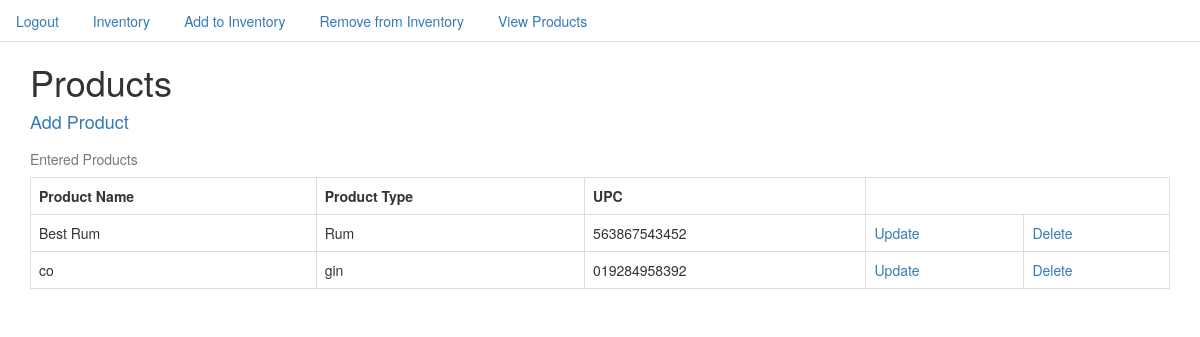
/product/ (signed in), run on the app's committed database.
### inventory/models.py (models this page shows, shortened)
class Product(models.Model):
    product_name = models.CharField(max_length=50)
    product_type = models.CharField(max_length=50)
    UPC = models.CharField(max_length=20)
    bottle_size = models.IntegerField()

### inventory/views.py (the view)
# urls.py: url(r'^product/$', ProductListView.as_view(), name="product_list_view"),
class ProductListView(LoginRequiredMixin, ListView):
    model = Product

### templates/inventory/product_list.html
{% extends 'base.html' %}
{% block content %}
<div class="container">
  <h1>Products</h1>
  <h4><a href="{% url 'product_create_view' %}">Add Product</a></h4>
<table  class="table table-bordered" >
    <caption>Entered Products</caption>
  <tr>
    <th>Product Name</th>
    <th>Product Type</th>
    <th>UPC</th>
  </tr>
  {% for item in object_list %}
  <tr>
    <td>{{item.product_name}}</td>
    <td>{{item.product_type}}</td>
    <td>{{item.UPC}}</td>
    <td><a href="{% url 'product_update_view' item.id %}">Update</a></td>
    <td><a href="{% url 'product_delete_view' item.id %}">Delete</a></td>
  </tr>
{% endfor %}
{% endblock %}

### templates/base.html (style rules this page uses)
body { background-color: white; }

### data on the page
Product: product_name "Best Rum", product_type "Rum", UPC "563867543452"
Product: product_name "co", product_type "gin", UPC "019284958392"
